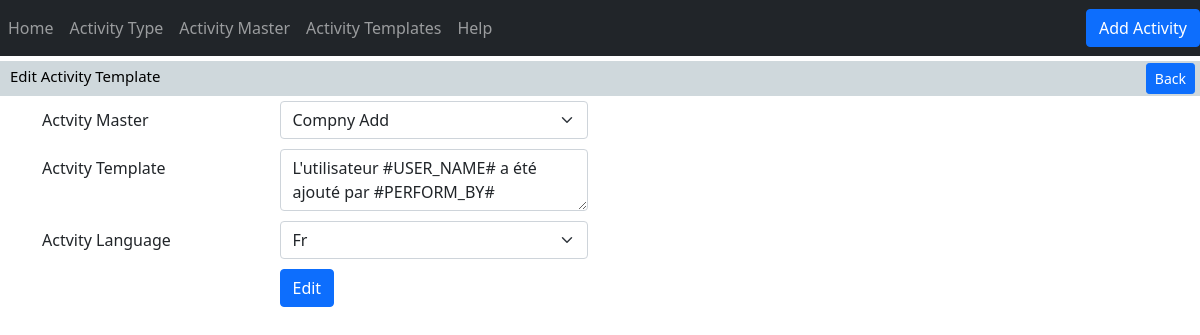
Screenshot of /activityTemplates/edit/6/ with the database file from the repository.
### activity/models.py (models this page shows)
class activityMasterTemplate(models.Model):
    LANGUAGE = (("en","En"), ("fr","Fr"))
    iActivityMasterTemplateID   = models.AutoField(primary_key=True)
    iActivityMasterID           = models.ForeignKey(activityMaster,to_field='iActivityMasterId',on_delete=models.CASCADE)
    tActivityTempalte           = models.TextField(null=True)
    eLanguage                   = models.CharField(max_length=216,choices=LANGUAGE,default='en')
    def __str__(self):
        return str(self.iActivityMasterTemplateID)

class activityMaster(models.Model):
    ACTIVITY_MASTER_STATUS = (
        ("Active","Active"),
        ("Inactive","Inactive")
    )
    iActivityMasterId   = models.AutoField(primary_key=True)
    cActivityMasterName = models.CharField(max_length=256,null=False)
    cActivityMasterCode = models.CharField(max_length=256,null=False,unique=True)
    tActivityConfig     = models.TextField(max_length=256,null=False,default='')
    eStatus             = models.CharField(max_length=256,null=False,choices=ACTIVITY_MASTER_STATUS)
    dAddedDate          = models.DateField(null=True)
    dUpdatedDate        = models.DateField(null=True)
    def __str__(self):
        return self.cActivityMasterName

### activity/views.py (the view)
# urls.py: path('activityTemplates/edit/<int:pk>/', views.activityMasterTemplateFormView, name='activityMasterTemplatesEdit'),
def activityMasterTemplateFormView(request,pk=None):
    instance = get_object_or_404(activityMasterTemplate, pk=pk) if pk else None
    if request.method == 'POST':
        POST_DATA                   = request.POST.copy()
        activityMasterId            = request.POST.get('inputActivityMasterId')
        activityTemplate            = request.POST.get('inputActivityTemplate')
        activityTemplateLng         = request.POST.get('inputActivityTemplateLng')
        activity_master_instance    = get_object_or_404(activityMaster, pk=activityMasterId)
        POST_DATA['iActivityMasterID']      =   activity_master_instance
        POST_DATA['tActivityTempalte']      =   activityTemplate
        POST_DATA['eLanguage']              =   activityTemplateLng
        form = ActivityMasterTemplatesForm(POST_DATA, instance=instance)
        if form.is_valid():
            form.save()
            return redirect('activityTemplates')  # Redirect to a list or success page
        else:
            return HttpResponse("Somthing Went Wrong!!")
    else:
        form = ActivityMasterTemplatesForm(instance=instance)
    print(instance)
    print(form)
    return render(request, 'activity/activity_master_templates_form.html', {'form': form, 'instance': instance})

### activity/form.py
class ActivityMasterTemplatesForm(ModelForm):
    class Meta:
        model = activityMasterTemplate
        fields = '__all__'

### activity/templates/activity/activity_master_templates_form.html (shortened to what this page needs)
{% extends 'activity/main.html'%}
{%block content%}
<div class="row">
    <div class="col-12">
        <div class="page-strip">
            <div class="strip-left">
                <div class="strip-title"> {% if instance %}Edit{% else %}Add{% endif %}  Activity Template</div>
            </div>
            <div class="strip-right">
                <div class="back-button">
                    <a href="{% url 'activityTemplates'%}" class="btn btn-primary btn-sm strip-button">Back</a>
                </div>
            </div>
        </div>
    </div>
</div>
<div class="container">
    <div class="row">
        <div class="col">
            <form action="{% if instance %}{% url 'activityMasterTemplatesEdit' pk=instance.pk %}{% else %}{% url 'activityMasterTemplatesAdd' %}{% endif %}" method="post">
                <div class="form-group row">
                    <label for="inputActivityMasterId" class="col-sm-5 col-form-label" >Actvity Master</label>
                    <div class="col-sm-7">
                        <select class="form-select" id="inputActivityMasterId" aria-describedby="activityMasterIdHelp" placeholder="" name="inputActivityMasterId" >
                            {% for activity_master in form.fields.iActivityMasterID.queryset %}
                                <option
                                    value="{{ activity_master.iActivityMasterId }}"
                                    {% if instance.iActivityMasterID.pk == activity_master.pk %}selected{% endif %}
                                >
                                    {{ activity_master.cActivityMasterName }}
                                </option>
                            {% endfor %}
                        </select>
                    </div>
                </div>
                <div class="form-group row">
                    <label for="inputActivityTemplate" class="col-sm-5 col-form-label" >Actvity Template</label>
                    <div class="col-sm-7">
                        <textarea class="form-control" id="inputActivityTemplate" aria-describedby="activityTemplateHelp"
                        placeholder="" name="inputActivityTemplate" cols="20" rows="2">{{ instance.tActivityTempalte|default:'' }}</textarea>
                    </div>
                </div>
                <div class="form-group row">
                    <label for="inputActivityTemplateLng" class="col-sm-5 col-form-label" >Actvity Language</label>
                    <div class="col-sm-7">
                        <select class="form-select" id="inputActivityTemplateLng" aria-describedby="activityTemplateLngHelp" placeholder="" name="inputActivityTemplateLng" >
                            {% for value, label in form.fields.eLanguage.choices %}
                            <option value="{{ value }}" {% if instance.eLanguage == value %}selected{% endif %}>{{ label }}</option>
                            {% endfor %}
                        </select>
                    </div>
                </div>
                <div class="form-group row">
                    <div class="col-sm-5"></div>
                    <div class="col-sm-7">
                      <button type="submit" class="btn btn-primary">
                        {% if instance %}Edit{% else %}Add{% endif %}
                      </button>
                    </div>
                  </div>
            </form>
        </div>
        <div class="col"></div>
    </div>
</div>
{%endblock%}

### static/css/comman-activity.css (style rules this page uses)
.page-strip { background: #cfd8dc; color: #000; margin: 5px 0px 5px 0px; padding: 2px 0 2px 0; height: 35px; }
.strip-title { font-size: 15px; font-weight: 500; padding: 2px 0px 0px 10px; }
.strip-right { float: right; display: flex; margin:0px 3px ; }
.strip-left { position: absolute; }
.back-button { margin: 0px 2px 2px 0px; }

### activity/templates/activity/activity_master_templates_form.html (style rules this page uses)
.form-group { margin-bottom: 10px; }

### rows the page displays
activityMasterTemplate: inputActivityMasterId "Compny Add", inputActivityTemplate "L'utilisateur #USER_NAME# a été ajouté par #PERFORM_BY#", inputActivityTemplateLng "Fr"
